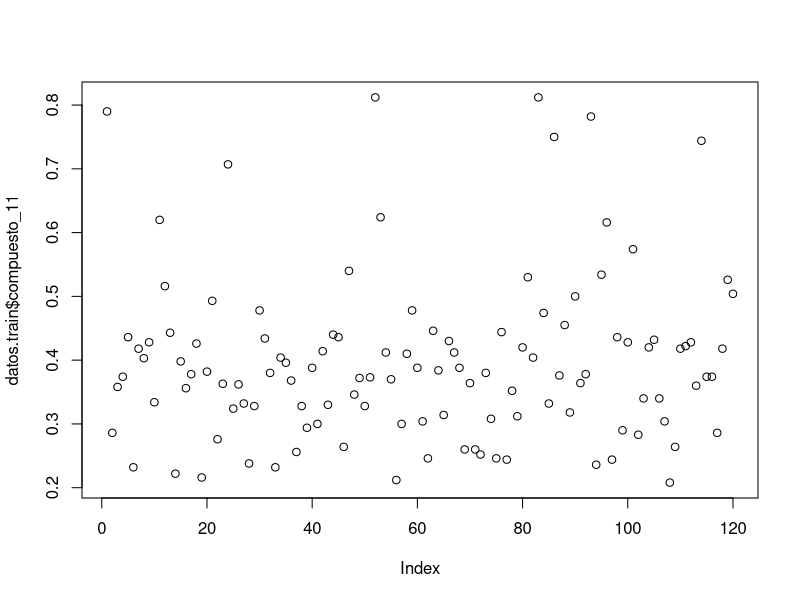
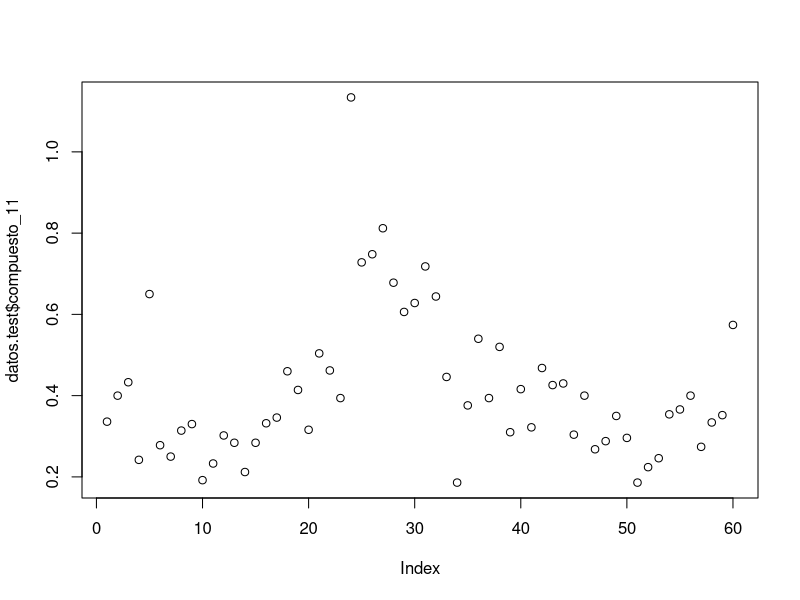
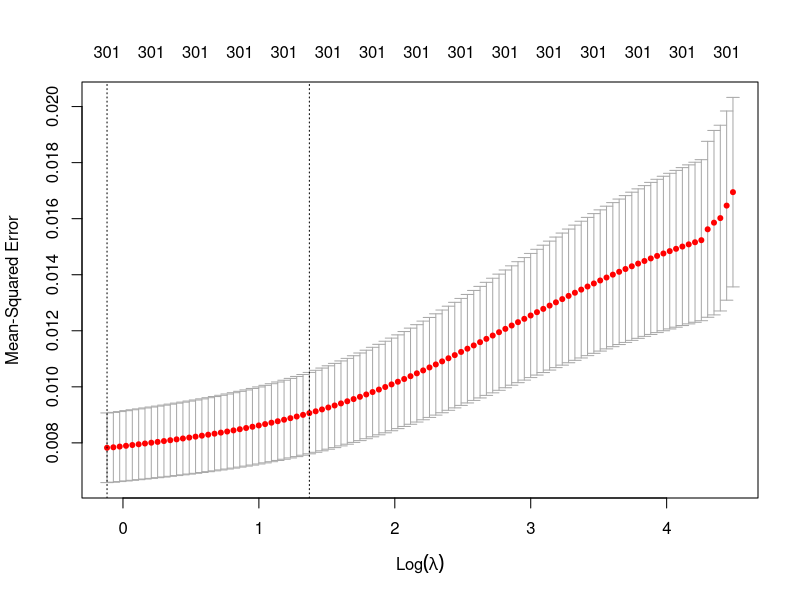
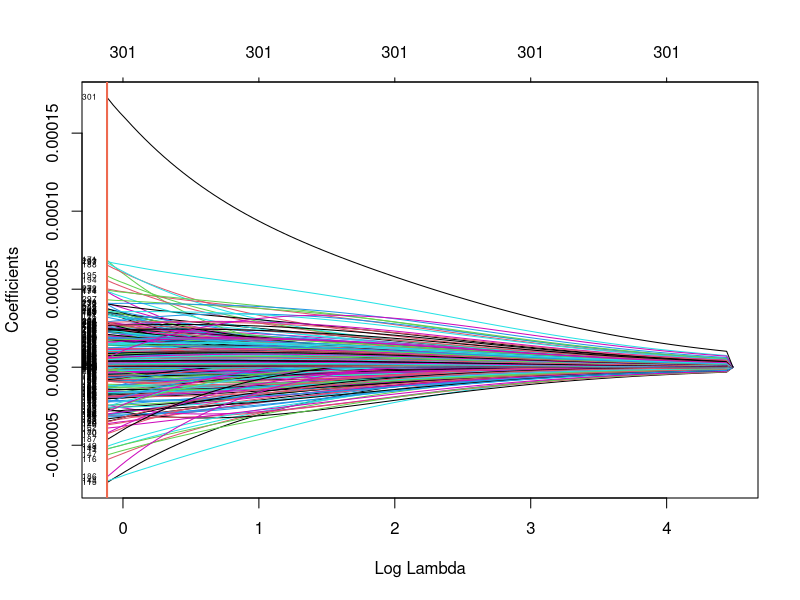
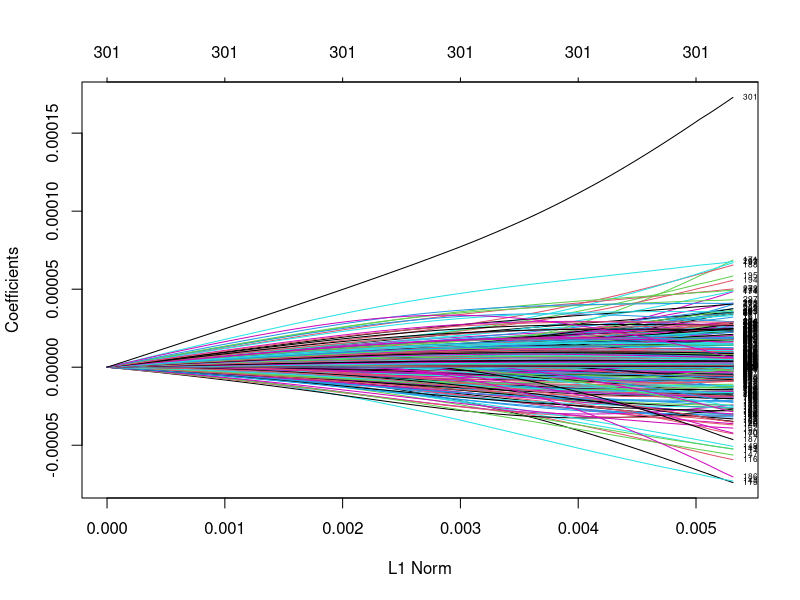
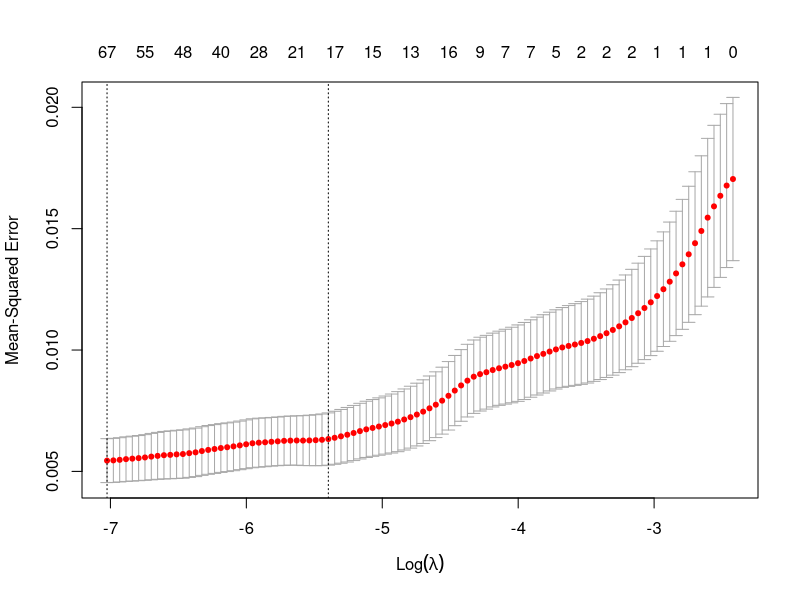
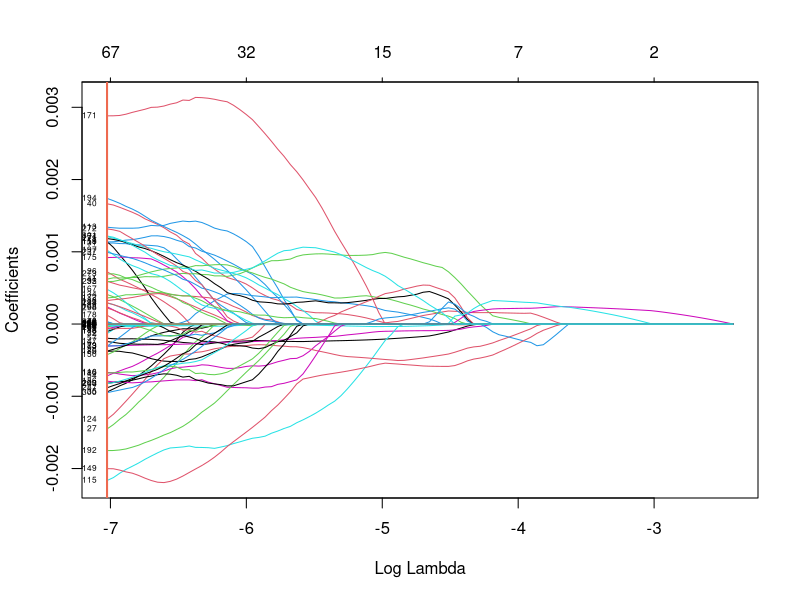
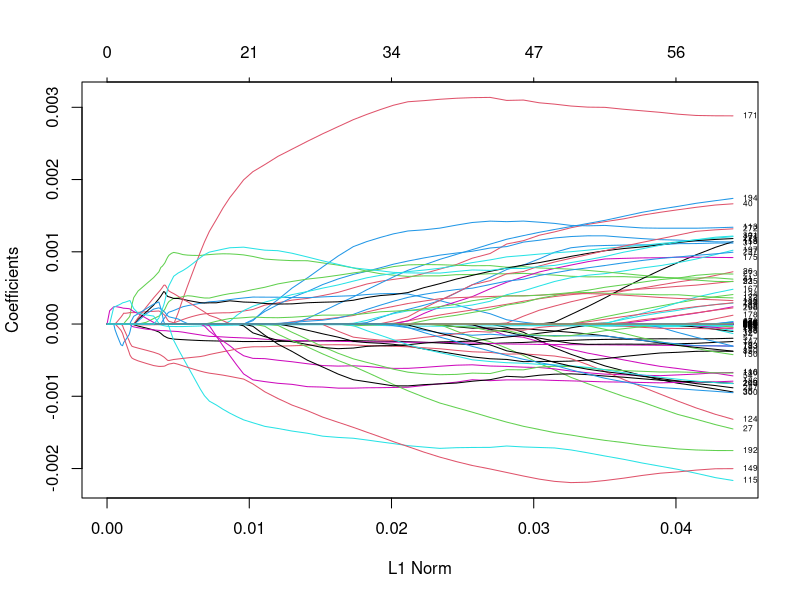

The R script that drew these images, in order:
install.packages("glmnet")
library(glmnet)
Vessel_X <- read.csv("Vessel_X.txt", header=FALSE)
Vessel_Y <- read.csv("Vessel_Y_Variables_quimicas.txt", header=FALSE)


# Detectando valores nulos
sum(is.na(Vessel_X))
sum(is.na(Vessel_Y))
Vessel__X<- cbind(Vessel_Y[11],Vessel_X)
colnames(Vessel__X)[1] <- "compuesto_11"


#Dividimos los datos de entrenamiento y test
#datos de test no son tomados en el ajuste del mejor modelo sino
#hasta la evaluacion final
set.seed(1)
train <- sample(1:nrow(Vessel__X),nrow(Vessel__X)*2/3)
datos.train <- Vessel__X[train,]
test <- -train
datos.test <- Vessel__X[test,]


#Convertimos los datos a matriz modelo (aqui por defecto se normalizan
#los datos) los datos de entrenamiento y test
datos.train.mat <- model.matrix(compuesto_11~., data = datos.train)[,-1]
datos.test.mat <-  model.matrix(compuesto_11~., data = datos.test)[,-1]
plot(datos.train$compuesto_11)
plot(datos.test$compuesto_11)


# selecionamos por validacion cruzada K-fold el mejor Valor ??
# en los datos de entrenamiento
#cv.glmnet tiene k=10 por defecto , alpha =0 indica que usamos metodo Rigde
set.seed(1)
cv.ridge <- cv.glmnet(x = datos.train.mat, y = datos.train$compuesto_11, alpha = 0)


# selecionamos por validacion cruzada K-fold el mejor Valor ??
# en los datos de entrenamiento
#cv.glmnet tiene k=10 por defecto , alpha =0 indica que usamos metodo Rigde
set.seed(1)
cv.ridge <- cv.glmnet(x = datos.train.mat, y = datos.train$compuesto_11, alpha = 0)


#grafica de distintos valores ?? en Ridge
plot(cv.ridge)

#Mejo valor de ?? (nos da el menor error de validacion)
bestlam_R <- cv.ridge$lambda.min
bestlam_R


#Modelo Ridge con los datos de entrenamiento
#Asocia un vector de coeficientes  para cada valor de ??
modelo.ridge.train <- glmnet(x= datos.train.mat , y= datos.train$compuesto_11,
                             alpha = 0)

# intercepto +301 vatiables, 100 vectores de coeficientes
# (uno para cada valor de ?? )
dim(coef(modelo.ridge.train))
plot(modelo.ridge.train, xvar = "lambda", label = TRUE)
abline (v = log(bestlam_R),  col = 'coral2', lwd = 2)
plot(modelo.ridge.train, xvar = "norm", label = TRUE)
abline (v = bestlam_R,  col = 'coral2', lwd = 2)


# Predicciones del modelo con los datos de test y el mejor ??
pred.modelo.ridge <- predict(modelo.ridge.train, s =bestlam_R, newx = datos.test.mat)


#Error de test
test.MSE.ridge <- mean((pred.modelo.ridge - datos.test$compuesto_11)^2)
test.MSE.ridge
sqrt(test.MSE.ridge)
modelo.ridge.train_f <- glmnet(x= datos.train.mat , y= datos.train$compuesto_11,
                               alpha = 0,lambda = bestlam_R)


#coeficientes del modelo Ridge
coef.Ridge <- predict(modelo.ridge.train_f, type = "coefficients", s =bestlam_R)
coef.Ridge
set.seed(1)


# selecionamos por validacion cruzada K-fold el mejor Valor ??
# en los datos de entrenamiento
#cv.glmnet tiene k=10 por defecto , alpha =1 indica que usamos metodo LAsso
cv.lasso <- cv.glmnet(x = datos.train.mat, y = datos.train$compuesto_11, alpha = 1)

#grafica de distintos valores ?? en Ridge
plot(cv.lasso)


#Mejo valor de ?? (nos da el menor error de validacion)
bestlam_L <- cv.lasso$lambda.min
bestlam_L


#Modelo Lsaso con los datos de entrenamiento
#Asocia un vector de coeficientes  para cada valor de ??
modelo.lasso.train <- glmnet(x= datos.train.mat , y= datos.train$compuesto_11,
                             alpha = 1)

# intercepto +301 vatiables, 100 vectores de coeficientes
# (uno para cada valor de ?? )
dim(coef(modelo.lasso.train))


#Grafica: de distintas cuervas de coeficientes para distintos valore ?? en Lasso
#Comportamiento de los coeficientes segun la norma l_1
plot(modelo.lasso.train, xvar = "lambda", label = TRUE)
abline (v = log(bestlam_L),  col = 'coral2', lwd = 2)
plot(modelo.lasso.train, xvar = "norm", label = TRUE)


# Predicciones del modelo con los datos de test y el mejor ??
pred.modelo.lasso <- predict(modelo.lasso.train, s =bestlam_L, newx = datos.test.mat)


#Error de test
test.MSE.lasso <- mean((pred.modelo.lasso - datos.test$compuesto_11)^2)
test.MSE.lasso
sqrt(test.MSE.lasso)
modelo.lasso.train_f <- glmnet(x= datos.train.mat , y= datos.train$compuesto_11,
                               alpha = 1, lambda = bestlam_L)
modelo.lasso.train_f <- glmnet(x= datos.train.mat , y= datos.train$compuesto_11,
                               alpha = 1, lambda = bestlam_L)


#coeficientes del modelo Ridge
coef_lasso <- predict(modelo.lasso.train_f, type = "coefficients", s =bestlam_L)


#Vemos el numero de coeficientes selecionados por el metodo Lasso los restantes son cero
sum(coef_lasso!=0)
vector_coef_laso <- coef_lasso@i
v_lasso <- coef_lasso[,1]!=0
train_2<-datos.train[v_lasso]


#--------------------ajuste de modelo solos con los predictores propuestos por lasso--------------
modelo_1 <- lm(compuesto_11~., data =  train_2)
summary(modelo_1)
predic_model_1<- predict(modelo_1,datos.test)
plot(predic_model_1)
MSE_M1<- mean((predic_model_1 - datos.test$compuesto_11)^2)
MSE_M1


#Ajuste de nuevo modelo con los predictores significativos del modelo_1
modelo_2 <- lm(compuesto_11 ~ V26+ V27 + V32 + V34 +V40 + V54 + V92 + V115+ V118 + V124+
                 V134 + V149 + V150 + V159 + V167 + V168+ V171 + V173 + V174
               + V194 + V243 + V271 + V272 + V287, data = datos.train)
summary(modelo_2)
predic_model_2<- predict(modelo_2,datos.test)
plot(predic_model_2)
MSE_M2<- mean((predic_model_2 - datos.test$compuesto_11)^2)
MSE_M2
anova(modelo_2,modelo_1)
